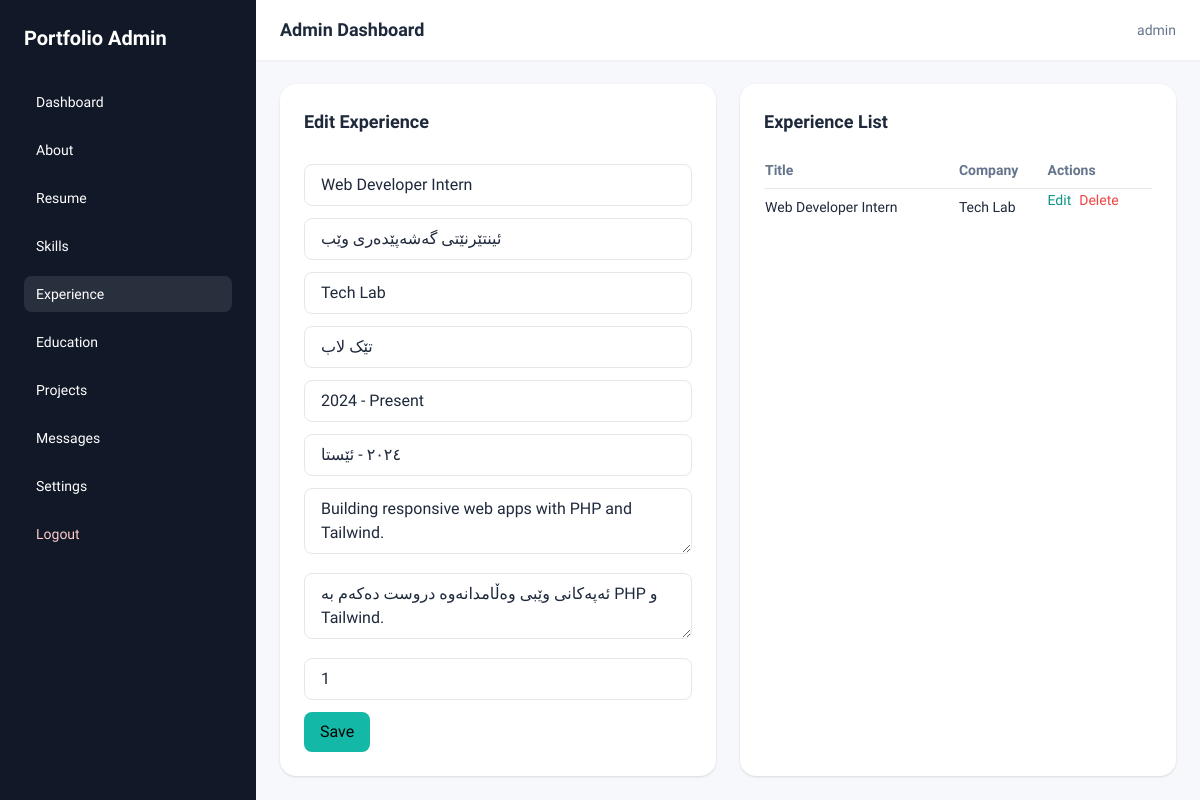
The page /admin/experience.php?edit=1 (signed in) on the database its author committed.
### tables this page shows
CREATE TABLE resume_experience (
  id INT AUTO_INCREMENT PRIMARY KEY,
  title_en VARCHAR(200),
  title_ku VARCHAR(200),
  company_en VARCHAR(200),
  company_ku VARCHAR(200),
  date_range_en VARCHAR(100),
  date_range_ku VARCHAR(100),
  description_en TEXT,
  description_ku TEXT,
  sort_order INT DEFAULT 0
);

### config.php (called while the page is built, shortened)
<?php
function e(string $value): string
{
    return htmlspecialchars($value, ENT_QUOTES, 'UTF-8');
}

### admin/experience.php (the view, shortened to what this page needs)
<?php
require_once __DIR__ . '/_guard.php';
$items = $pdo->query('SELECT * FROM resume_experience ORDER BY sort_order ASC, id ASC')->fetchAll();
$editId = $_GET['edit'] ?? null;
$editItem = null;
if ($editId) {
    $stmt = $pdo->prepare('SELECT * FROM resume_experience WHERE id = ?');
    $stmt->execute([$editId]);
    $editItem = $stmt->fetch();
}
require_once __DIR__ . '/_layout_top.php';
?>
<div class="grid lg:grid-cols-2 gap-6">
  <div class="bg-white rounded-2xl p-6 shadow">
    <h2 class="text-lg font-semibold mb-4"><?= $editItem ? 'Edit Experience' : 'Add Experience' ?></h2>
    <form method="POST" class="space-y-3">
      <input class="border rounded-lg px-4 py-2 w-full" name="title_en" placeholder="Title (EN)" value="<?= e($editItem['title_en'] ?? '') ?>">
      <input class="border rounded-lg px-4 py-2 w-full" name="title_ku" placeholder="Title (KU)" value="<?= e($editItem['title_ku'] ?? '') ?>">
      <input class="border rounded-lg px-4 py-2 w-full" name="company_en" placeholder="Company (EN)" value="<?= e($editItem['company_en'] ?? '') ?>">
      <input class="border rounded-lg px-4 py-2 w-full" name="company_ku" placeholder="Company (KU)" value="<?= e($editItem['company_ku'] ?? '') ?>">
      <input class="border rounded-lg px-4 py-2 w-full" name="date_range_en" placeholder="Date Range (EN)" value="<?= e($editItem['date_range_en'] ?? '') ?>">
      <input class="border rounded-lg px-4 py-2 w-full" name="date_range_ku" placeholder="Date Range (KU)" value="<?= e($editItem['date_range_ku'] ?? '') ?>">
      <textarea class="border rounded-lg px-4 py-2 w-full" name="description_en" placeholder="Description (EN)"><?= e($editItem['description_en'] ?? '') ?></textarea>
      <textarea class="border rounded-lg px-4 py-2 w-full" name="description_ku" placeholder="Description (KU)"><?= e($editItem['description_ku'] ?? '') ?></textarea>
      <input class="border rounded-lg px-4 py-2 w-full" name="sort_order" type="number" placeholder="Sort Order" value="<?= e((string) ($editItem['sort_order'] ?? 0)) ?>">
      <button class="px-4 py-2 bg-teal-500 text-black rounded-lg">Save</button>
    </form>
  </div>
  <div class="bg-white rounded-2xl p-6 shadow">
    <h2 class="text-lg font-semibold mb-4">Experience List</h2>
    <table class="min-w-full text-sm">
      <thead>
        <tr class="text-left text-slate-500">
          <th class="py-2">Title</th>
          <th>Company</th>
          <th>Actions</th>
        </tr>
      </thead>
      <tbody>
        <?php foreach ($items as $item): ?>
          <tr class="border-t">
            <td class="py-2"><?= e($item['title_en']) ?></td>
            <td><?= e($item['company_en']) ?></td>
            <td class="flex gap-2">
              <a class="text-teal-600" href="?edit=<?= e((string) $item['id']) ?>">Edit</a>
              <form method="POST" onsubmit="return confirmDelete();">
                <button class="text-red-500" type="submit">Delete</button>
              </form>
            </td>
          </tr>
        <?php endforeach; ?>
      </tbody>
    </table>
  </div>
</div>
<?php require_once __DIR__ . '/_layout_bottom.php'; ?>

### assets/css/admin.css (style rules this page uses)
body { font-family: 'Readex Pro', sans-serif; background: #f7f8fb; }

### rows shown on the page
resume_experience: title_en "Web Developer Intern", title_ku "ئینتێرنێتی گەشەپێدەری وێب", company_en "Tech Lab", company_ku "تێک لاب", date_range_en "2024 - Present", date_range_ku "٢٠٢٤ - ئێستا", description_en "Building responsive web apps with PHP and Tailwind.", description_ku "ئەپەکانی وێبی وەڵامدانەوە دروست دەکەم بە PHP و Tailwind.", sort_order "1"

### other values the page prints
$_SESSION['admin_username'] "admin"
